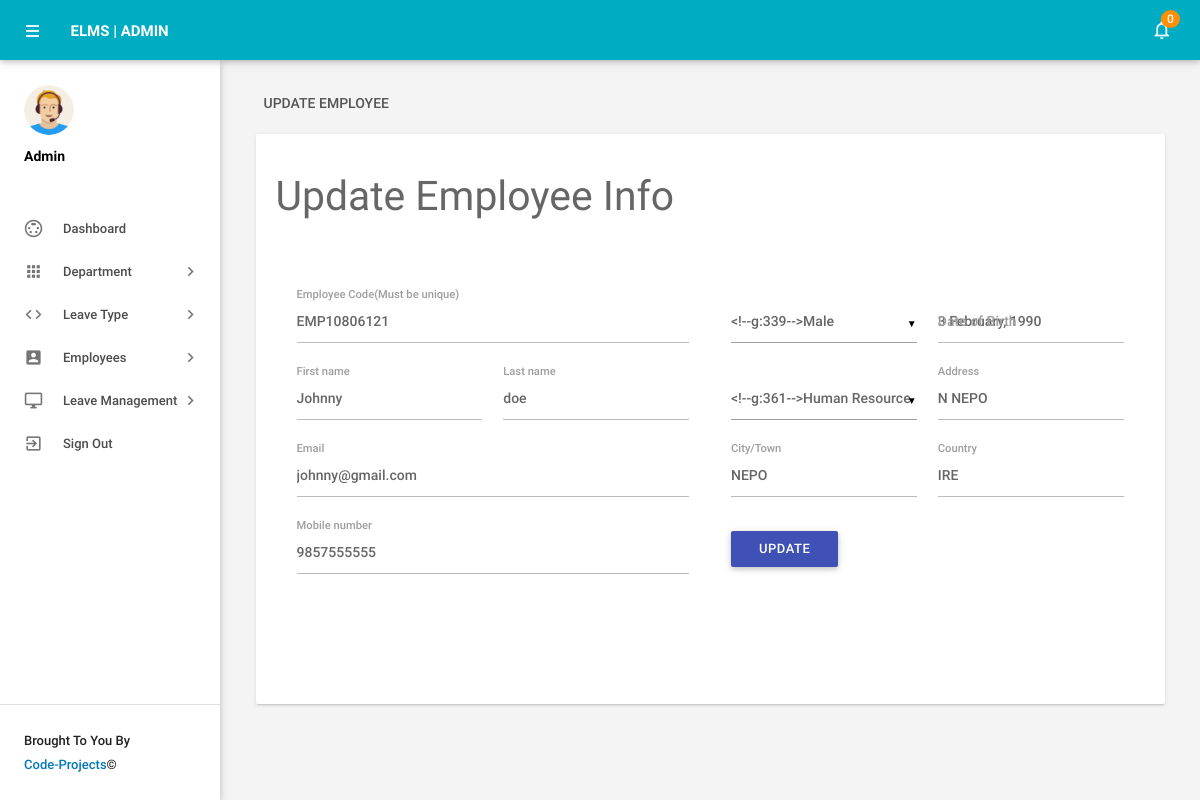
Before: /admin/editemployee.php?empid=1 (signed in) with the older database file.
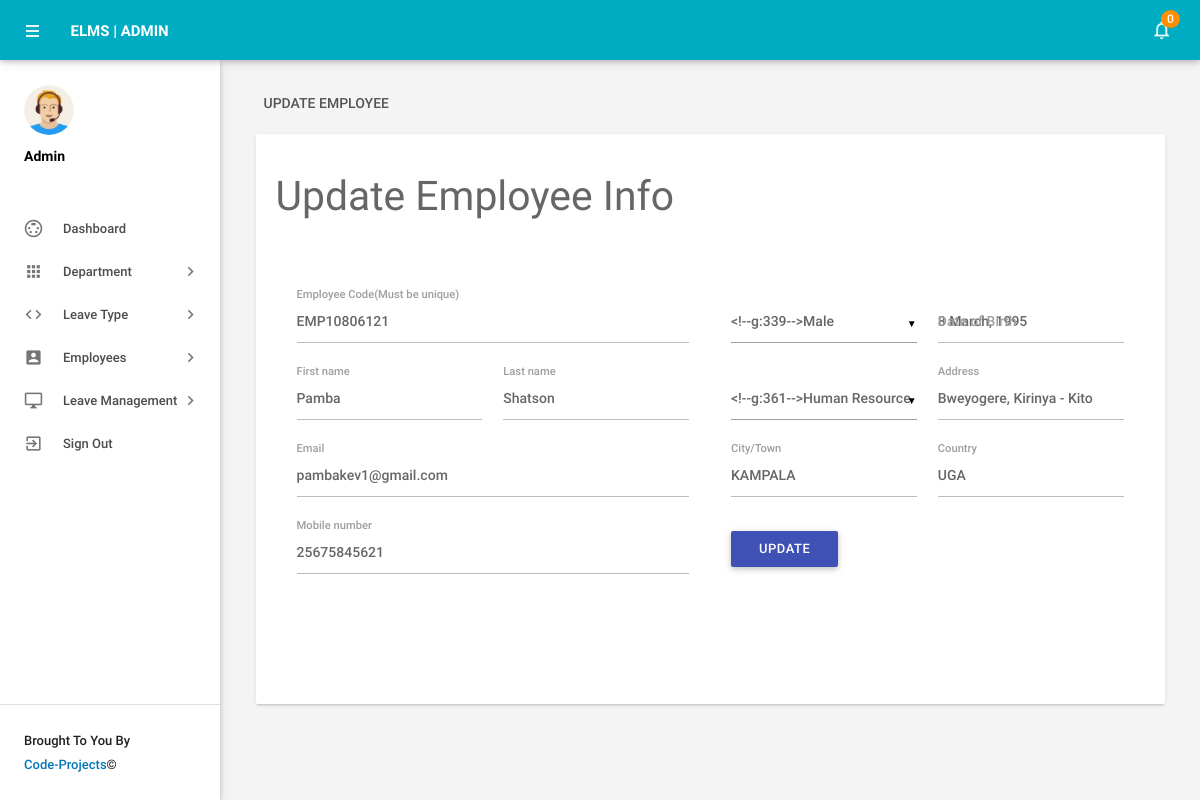
After: the same page with the newer database file.
### tables this page shows
CREATE TABLE IF NOT EXISTS `tblemployees` (
  `id` int(11) NOT NULL,
  `EmpId` varchar(100) NOT NULL,
  `FirstName` varchar(150) NOT NULL,
  `LastName` varchar(150) NOT NULL,
  `EmailId` varchar(200) NOT NULL,
  `Password` varchar(180) NOT NULL,
  `Gender` varchar(100) NOT NULL,
  `Dob` varchar(100) NOT NULL,
  `Department` varchar(255) NOT NULL,
  `Address` varchar(255) NOT NULL,
  `City` varchar(200) NOT NULL,
  `Country` varchar(150) NOT NULL,
  `Phonenumber` char(11) NOT NULL,
  `Status` int(1) NOT NULL,
  `RegDate` timestamp NOT NULL DEFAULT CURRENT_TIMESTAMP
);

### admin/editemployee.php (the view, shortened to what this page needs)
<?php
include('includes/config.php');
if(strlen($_SESSION['alogin'])==0)
    {
header('location:index.php');
}
else{
    ?>
<!DOCTYPE html>
<html lang="en">
    <head>
        <link type="text/css" rel="stylesheet" href="../assets/plugins/materialize/css/materialize.min.css"/>
        <link href="../assets/plugins/material-preloader/css/materialPreloader.min.css" rel="stylesheet">
        <link href="../assets/css/alpha.min.css" rel="stylesheet" type="text/css"/>
        <link href="../assets/css/custom.css" rel="stylesheet" type="text/css"/>
    </head>
    <body>
  <?php include('includes/header.php');?>
       <?php include('includes/sidebar.php');?>
   <main class="mn-inner">
                <div class="row">
                    <div class="col s12">
                        <div class="page-title">Update employee</div>
                    </div>
                    <div class="col s12 m12 l12">
                        <div class="card">
                            <div class="card-content">
                                <form id="example-form" method="post" name="updatemp">
                                    <div>
                                        <h3>Update Employee Info</h3>
                                        <section>
                                            <div class="wizard-content">
                                                <div class="row">
                                                    <div class="col m6">
                                                        <div class="row">
<?php
$eid=intval($_GET['empid']);
$sql = "SELECT * from  tblemployees where id=:eid";
$query = $dbh -> prepare($sql);
$query -> bindParam(':eid',$eid, PDO::PARAM_STR);
$query->execute();
$results=$query->fetchAll(PDO::FETCH_OBJ);
if($query->rowCount() > 0)
{
foreach($results as $result)
{               ?>
 <div class="input-field col  s12">
<label for="empcode">Employee Code(Must be unique)</label>
<input  name="empcode" id="empcode" value="<?php echo htmlentities($result->EmpId);?>" type="text" autocomplete="off" readonly required>
</div>
<div class="input-field col m6 s12">
<label for="firstName">First name</label>
<input id="firstName" name="firstName" value="<?php echo htmlentities($result->FirstName);?>"  type="text" required>
</div>
<div class="input-field col m6 s12">
<label for="lastName">Last name </label>
<input id="lastName" name="lastName" value="<?php echo htmlentities($result->LastName);?>" type="text" autocomplete="off" required>
</div>
<div class="input-field col s12">
<label for="email">Email</label>
<input  name="email" type="email" id="email" value="<?php echo htmlentities($result->EmailId);?>" readonly autocomplete="off" required>
</div>
<div class="input-field col s12">
<label for="phone">Mobile number</label>
<input id="phone" name="mobileno" type="tel" value="<?php echo htmlentities($result->Phonenumber);?>" maxlength="10" autocomplete="off" required>
 </div>
</div>
</div>
<div class="col m6">
<div class="row">
<div class="input-field col m6 s12">
</div>
<div class="input-field col m6 s12">
<label for="birthdate">Date of Birth</label>
<input id="birthdate" name="dob"  class="datepicker" value="<?php echo htmlentities($result->Dob);?>" >
</div>
<div class="input-field col m6 s12">
</div>
<div class="input-field col m6 s12">
<label for="address">Address</label>
<input id="address" name="address" type="text"  value="<?php echo htmlentities($result->Address);?>" autocomplete="off" required>
</div>
<div class="input-field col m6 s12">
<label for="city">City/Town</label>
<input id="city" name="city" type="text"  value="<?php echo htmlentities($result->City);?>" autocomplete="off" required>
 </div>
<div class="input-field col m6 s12">
<label for="country">Country</label>
<input id="country" name="country" type="text"  value="<?php echo htmlentities($result->Country);?>" autocomplete="off" required>
</div>
<?php }}?>
<div class="input-field col s12">
<button type="submit" name="update"  id="update" class="waves-effect waves-light btn indigo m-b-xs">UPDATE</button>
</div>
                                                        </div>
                                                    </div>
                                                </div>
                                            </div>
                                        </section>
                                    </div>
                                </form>
                            </div>
                        </div>
                    </div>
                </div>
            </main>
        </div>
        <div class="left-sidebar-hover"></div>
    </body>
</html>
<?php } ?>

Changed rows visible on the page:
changed tblemployees "EMP10806121": firstName "Johnny" → "Pamba"; lastName "doe" → "Shatson"; email "johnny@gmail.com" → "pambakev1@gmail.com"; mobileno "9857555555" → "25675845621"; dob "3 February, 1990" → "8 March, 1995"; address "N NEPO" → "Bweyogere, Kirinya - Kito"; city "NEPO" → "KAMPALA"; country "IRE" → "UGA"
